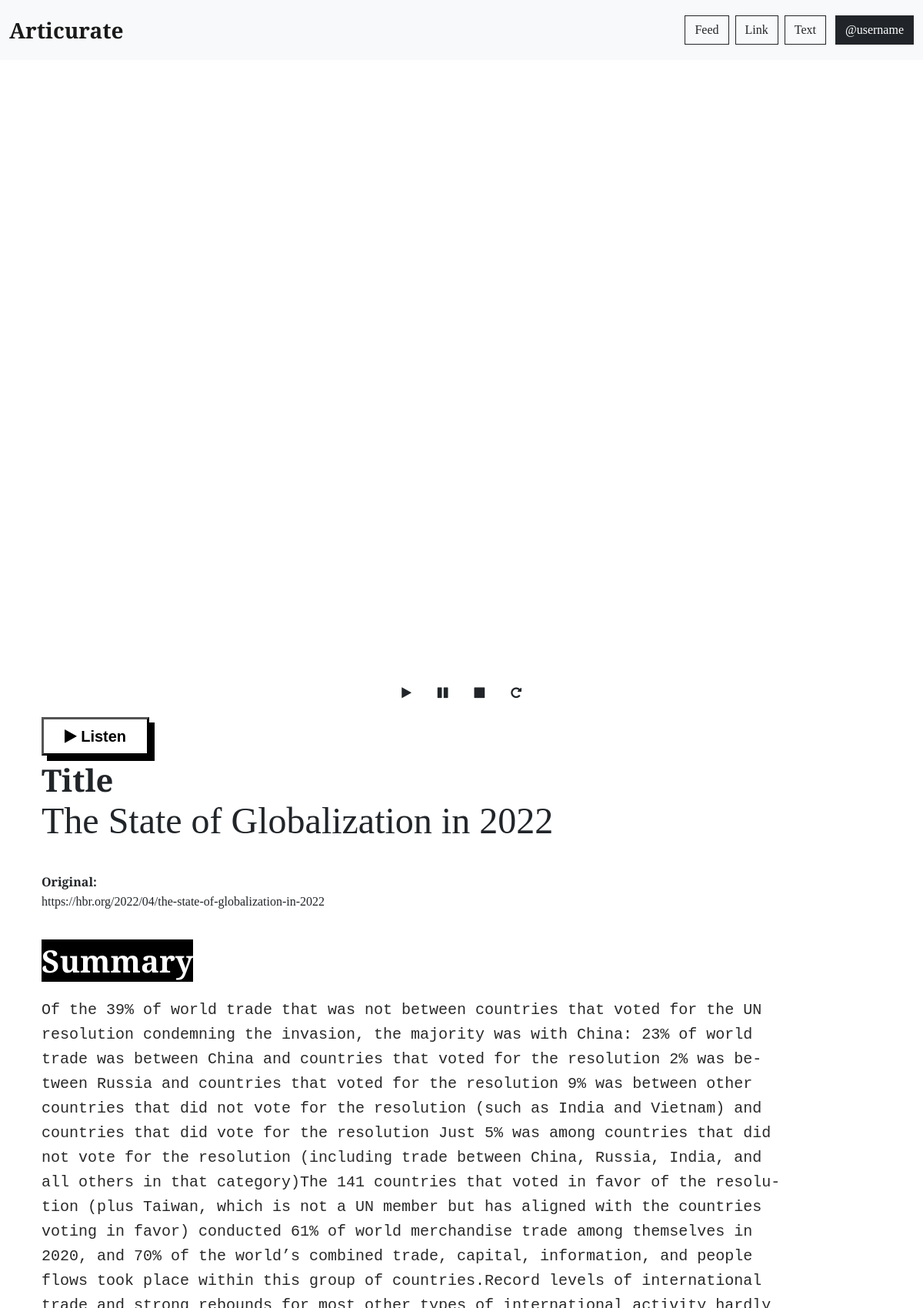
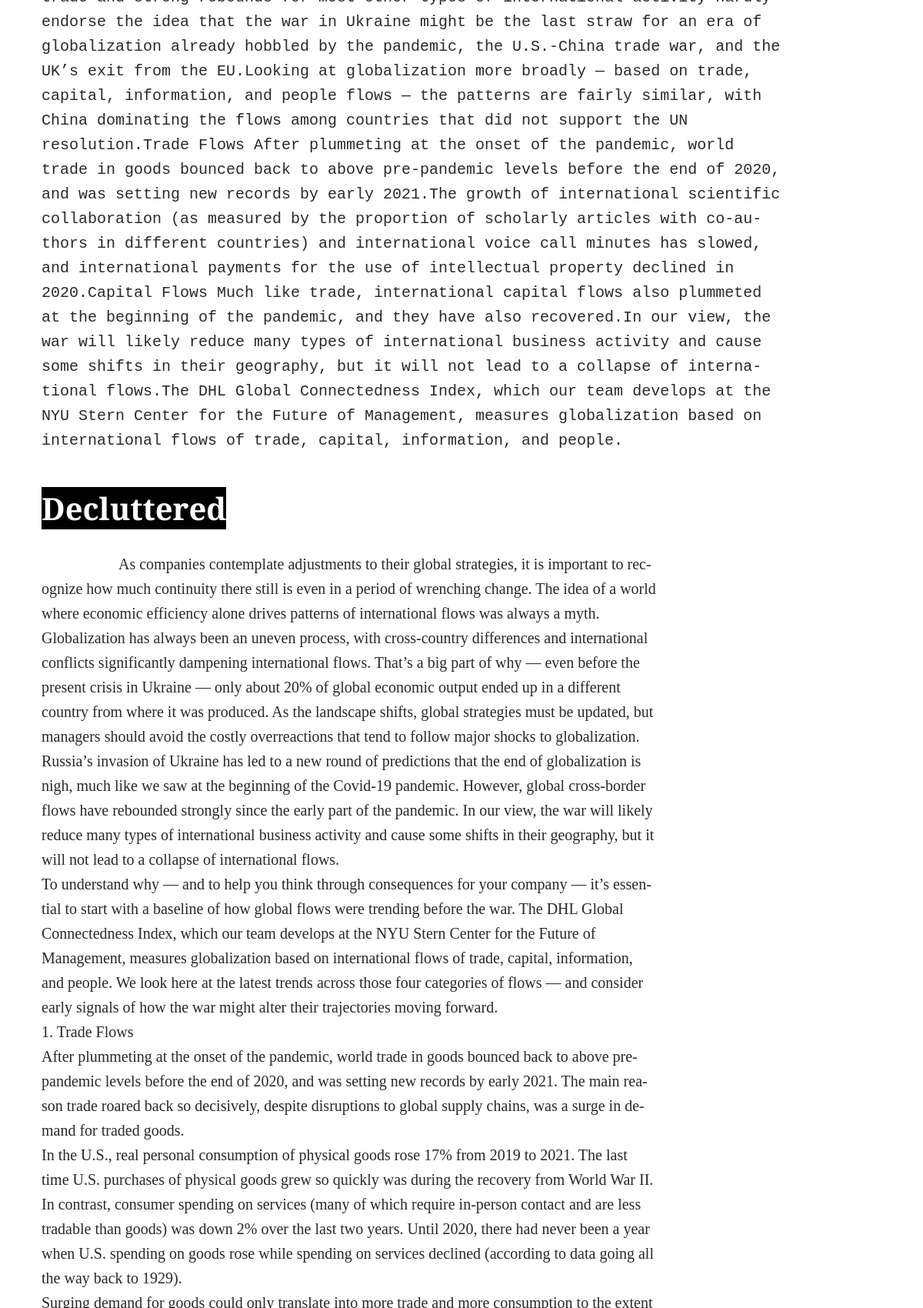
The app's page /e/3 (upper part) with its own data (2 pictures, top to bottom).
### app/models.py (models this page shows, shortened)
class Entry(db.Model):
    __tablename__ = "entries"
    id = db.Column(db.Integer, unique=True, primary_key=True)
    entry_created = db.Column(db.DateTime, nullable=False, default=datetime.utcnow)
    source_url = db.Column(db.String(240))
    title = db.Column(db.String(100))
    published_date = db.Column(db.DateTime)
    authors = db.Column(db.String(240))
    top_image = db.Column(db.String(240))
    content = db.Column(db.Text)
    summary = db.Column(db.Text)
    audio_file = db.Column(db.String(240))
    user_id = db.Column(db.Integer, db.ForeignKey("users.id"))
    feed_id = db.Column(db.Integer, db.ForeignKey("feeds.id"))

### app/main/routes.py (the view)
@main.route("/e/<entry_id>")
def get_entry(entry_id):
    entry = Entry.query.get_or_404(entry_id)
    return render_template("entry.html", entry=entry)

### app/templates/entry.html (shortened to what this page needs)
{% extends "layout.html" %}
{% block content %}
<link rel="stylesheet" href="{{url_for('static', filename='styles/entry.css')}}" />
<div class="container-fluid">
    <div class="row" id="audioRow">
        <div class="col">
            <div style="position: relative;">
                <div class="audio-container siri-container" id="siriContainer">
                </div>
            </div>
            <div class="container d-flex  flex-lg-row justify-content-center" id="controls">
                <button class="btn  m-1 mybtn bgbtn" id="playBtn"><i class="fa fa-play"></i>
                </button>
                <button class="btn  m-1 mybtn bgbtn" id="pauseBtn"><i class="fa fa-pause"></i>
                </button>
                <button class="btn  m-1 mybtn bgbtn" id="stopBtn"><i class="fa fa-stop"></i>
                </button>
                <button class="btn m-1 mybtn bgbtn" id="replayBtn"><i class="fa fa-repeat"></i>
                </button>
            </div>
        </div>
    </div>
</div>
<div class="container-fluid">
    <div class="row">
        <div class="container-fluid">
            <div class="col">
                <div class="container my-2">
                    <button class="" id="listenBtn" style="border-radius: 0px;"><i class="fa fa-solid fa-play"></i>
                        Listen</button>
                </div>
                <div class="container">
                    <span class="display-6" style="font-weight: 900;">Title</span>
                    <p class="display-5" id="title">
                        {{entry.title}}
                    </p>
                    {% if entry.source_url %}
                    <span style="font-weight: 900;">Original: </span>
                    <p id="sourceUrl" style="">
                        {{entry.source_url}}
                    </p>
                    {% endif %}
                </div>
            </div>
        </div>
    </div>
</div>
<div class="container-fluid my-4">
    <div class="row" id="summaryRow">
        <div class="container-fluid">
            <div class="col">
                <div class="container">
                    <span class="display-6"
                        style="background-color: black; color:white;font-weight: 900;">Summary</span>
                    <p id="summary" class="my-4">
                        {{entry.summary}}
                    </p>
                </div>
            </div>
        </div>
    </div>
</div>
<div class="container-fluid my-4">
    <div class="row" id="contentRow">
        <div class="col">
            <div class="container">
                <span class="display-6"
                    style="background-color: black; color:white;font-weight: 900;">Decluttered</span>
                <p id="content">
                </p>
            </div>
        </div>
    </div>
</div>
{% endblock %}

### app/static/styles/global.css (style rules this page uses)
body, html { height: 100%; width: 100%; font-family: "PT Serif", serif; }
p { font-family: "PT Serif", serif; font-size: 16px; line-height: 26px; word-wrap: break-word; overflow-wrap: break-word; hyphens: auto; }

### app/static/styles/entry.css (style rules this page uses)
#summaryRow { min-height: 500px; }
#contentRow { height: 100vh; min-height: 500px; }
#title { max-width: 40ch; min-height: 80px; }
#summary { min-height: 400px; max-width: 80ch; font-family: monospace; font-size: 20px; line-height: 32px; color: rgba(41, 41, 41, 1); font-weight: 400; word-wrap: break-word; }
#content { min-height: 500px; max-width: 80ch; font-family: "PT Serif", serif; font-size: 20px; line-height: 32px; color: rgba(41, 41, 41, 1); font-weight: 400; word-wrap: break-word; white-space: pre-wrap; }
#controls { position: sticky; z-index: 10; }

### app/templates/entry.html (style rules this page uses)
#listenBtn { font-size: 20px; font-family: Arial; width: 140px; height: 50px; border-width: 3px; color: black; border-color: black; font-weight: bold; border-top-left-radius: 0px; border-top-right-radius: 0px; border-bottom-left-radius: 0px; border-bottom-right-radius: 0px; box-shadow: 7px 7px 0px 0px black; background: none; }

### records on screen
Entry: title "The State of Globalization in 2022", source_url "https://hbr.org/2022/04/the-state-of-globalization-in-2022", summary "Of the 39% of world trade that was not between countries that voted for the UN resolution condemning the invasion, the majority was with China: 23% of world trade was between China and countries that voted for the resolution 2% was between Russia and countries that voted for the resolution 9% was between other countries that did not vote for the resolution (such as India and Vietnam) and countries that did vote for the resolution Just 5% was among countries that did not vote for the resolution (including trade between China, Russia, India, and all others in that category)The 141 countries that voted in favor of the resolution (plus Taiwan, which is not a UN member but has aligned with the…"
